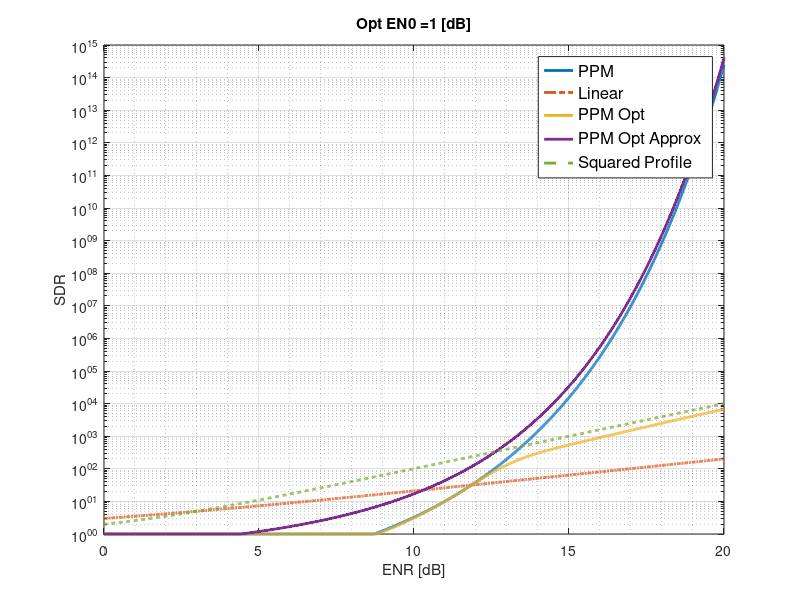

MATLAB code to generate this figure: (Note: this script raises an error after producing the figure.)
% compaer SDR Of PPM and Linear
clear all; close all; clc;
maxEN0 = 20;
optEN0 = 1;% [1 5 9 13 17];

for i=1:length(optEN0)
    EN0 = 0:0.01:maxEN0;
    EN0_lin = 10.^(EN0/10);
    beta = (13/8)^(1/3) * (EN0_lin.^(-5/6)) .* exp(EN0_lin/6);
    D_S = (13/8 + 2*(sqrt(2*beta.*EN0_lin) - 1).*exp(-EN0_lin.*(1 - 1./sqrt(2*beta.*EN0_lin)).^2))./((sqrt(beta.*EN0_lin) - 1/sqrt(2)).^4)...
        + exp(-beta.*EN0_lin)./(beta.^2);
    D_L = 2*beta.*sqrt(EN0_lin).*exp(-1*EN0_lin/2).*(1 + 3.*sqrt(2*pi./EN0_lin) + 12*exp(-1)./(beta.*sqrt(EN0_lin)) + ...
        8*exp(-1)./(sqrt(8*pi)*beta) + sqrt(8./(pi*EN0_lin)) + 12^(3/2) * exp(-3/2) ./(beta.*sqrt(32*pi*EN0_lin))) ...
        + sqrt(8*pi)*beta.*exp(-EN0_lin) .* (1 + 4*exp(-1) ./ (beta*sqrt(2*pi)));
    SDR_PPM = 1./(D_S + D_L);
    % D_S = 13/8 ./ (beta.*EN0_lin).^2;
    % D_L = 2*beta.*sqrt(EN0_lin).*exp(-1*EN0_lin/2);
    
    optEN0_Lin = 10^(optEN0(i)/10);
    beta = (13/8)^(1/3) * (optEN0_Lin.^(-5/6)) .* exp(optEN0_Lin/6);
    D_S_opt = (13/8 + 2*(sqrt(2*beta.*EN0_lin) - 1).*exp(-EN0_lin.*(1 - 1./sqrt(2*beta.*EN0_lin)).^2))./((sqrt(beta.*EN0_lin) - 1/sqrt(2)).^4)...
        + exp(-beta.*EN0_lin)./(beta.^2);
    D_L_opt = 2*beta.*sqrt(EN0_lin).*exp(-1*EN0_lin/2).*(1 + 3.*sqrt(2*pi./EN0_lin) + 12*exp(-1)./(beta.*sqrt(EN0_lin)) + ...
        8*exp(-1)./(sqrt(8*pi)*beta) + sqrt(8./(pi*EN0_lin)) + 12^(3/2) * exp(-3/2) ./(beta.*sqrt(32*pi*EN0_lin))) ...
        + sqrt(8*pi)*beta.*exp(-EN0_lin) .* (1 + 4*exp(-1) ./ (beta*sqrt(2*pi)));
    SDR_PPM_Opt = 1./(D_S_opt + D_L_opt);
    SDR_PPM_Opt_Approx = 0.283 * exp(EN0_lin/3) .* (EN0_lin.^(1/3));
    
    figure;semilogy(EN0,max(1,1./(D_S + D_L)),'LineWidth',2); hold on;
    semilogy(EN0,1 + 2*EN0_lin,'-.','LineWidth',2); hold on;
    semilogy(EN0,max(1,SDR_PPM_Opt),'-','LineWidth',2); hold on;
    semilogy(EN0,max(1,SDR_PPM_Opt_Approx),'.-','LineWidth',2); hold on;
    semilogy(EN0,(1 + EN0_lin .^ 2),'--','LineWidth',2)
    grid on; grid minor;
    xlabel('ENR [dB]'); ylabel('SDR');
    lgd = legend({'PPM','Linear','PPM Opt','PPM Opt Approx ','Squared Profile'},'FontSize',12);
    %     legend(lgd);
    title(strcat('Opt EN0 = ' ,num2str(optEN0(i)),' [dB]'));
end


%% M Linear Layers and 1 PPM
alpha = 0.005:0.005:10;
x = 0.005:0.005:10;
M = 2:1:30;
[xGrid,alphaGrid,Mgrid] = meshgrid(x,alpha,M);

cost_linear = (exp(alphaGrid)./xGrid) + ...
    0.5*(xGrid).*((exp(-2*alphaGrid).*(1 - exp(-alphaGrid.*Mgrid))./(1 - exp(-1*alphaGrid)))).*...
    (exp(alphaGrid*2) - 1).*...
    (1 + sqrt((1 + 4*exp(alphaGrid.*(2 + 1)))./(1 - exp(alphaGrid * 2)).^2));
E_PPM = 10^(8.8/10) * xGrid.*exp(-1*alphaGrid.*Mgrid);

[v,loc] = min(0.5*cost_linear(:) + E_PPM(:));
[ii,jj,k] = ind2sub(size(E_PPM),loc);
x_opt = x(jj); 
alpha_opt = alpha(ii); 
M_opt = 15; 
opt_cost_verify = 0.5 * (exp(alpha_opt)./x_opt) + ...
    0.25*(x_opt).*((exp(-2*alpha_opt).*(1 - exp(-alpha_opt.*(M_opt - 1)))./(1 - exp(-1*alpha_opt)))).*...
    (exp(alpha_opt*2) - 1).*...
    (1 + sqrt((1 + 4*exp(alpha_opt.*(2 + 1)))./(1 - exp(alpha_opt * 2)).^2)) + 10^(8.8/10) * x_opt.*exp(-1*alpha_opt.*M_opt);

[minEnergy_linear] = min(min(min(0.5*cost_linear + E_PPM)));


%% Second Option
% optimal PPM Energy for squared profile:
% First layer is linear and its energy is x1/2
% The second layer is with PPM - we optimize it for N0, and demand it to be greater than 1 on N_1

N1 = 0.005:0.005:300;

bestEnergy = 1e3;
useApprox = false;
for i=1:length(N1)
    N0 = N1(i):0.05:200;
    
    %% first layer energy
    E0 = 0.5/N1(i);
    
    %% PPM Energy
    
    if useApprox
        % approximation
        kappa = 0.283;
        E1 = N0 .* Lambert_W(((N1(i)./N0).^2 / kappa).^3);
    else
        % exact
        E1 = N0 .* inv_ppm_sdr(N0./N1(i),1);
    end
    
    % final optimization
    E_tot = E0(:) + E1(:);
    if min(E_tot) < bestEnergy
        bestEnergy = min(E_tot);
    end
    
    if mod(i,200) == 0
        disp(strcat('Minimal Energy is = ',num2str(bestEnergy)));
    end
end

disp(strcat('Minimal Energy is = ',num2str(bestEnergy)));


function EN0 = inv_ppm_sdr(ratio,val)

EN_Opt = -20:0.05:13;
EN_Opt_lin = 10.^(EN_Opt/10);

[EN_Opt_Mat,ratio_mat] = meshgrid(EN_Opt_lin(:),ratio(:));
EN_Eval = EN_Opt_Mat .* ratio_mat;

beta = (13/8)^(1/3) * (EN_Opt_Mat.^(-5/6)) .* exp(EN_Opt_Mat/6);

if min(min(beta .* EN_Eval)) < 1/2
    disp('The Approximation do not holds anymore!');
end
D_S_opt = (13/8 + 2*(sqrt(2*beta.*EN_Eval) - 1).*exp(-EN_Eval.*(1 - 1./sqrt(2*beta.*EN_Eval)).^2))./((sqrt(beta.*EN_Eval) - 1/sqrt(2)).^4)...
    + exp(-beta.*EN_Eval)./(beta.^2);
D_L_opt = 2*beta.*sqrt(EN_Eval).*exp(-1*EN_Eval/2).*(1 + 3.*sqrt(2*pi./EN_Eval) + 12*exp(-1)./(beta.*sqrt(EN_Eval)) + ...
    8*exp(-1)./(sqrt(8*pi)*beta) + sqrt(8./(pi*EN_Eval)) + 12^(3/2) * exp(-3/2) ./(beta.*sqrt(32*pi*EN_Eval))) ...
    + sqrt(8*pi)*beta.*exp(-EN_Eval) .* (1 + 4*exp(-1) ./ (beta*sqrt(2*pi)));
SDR_PPM_Opt = 1./(D_S_opt + D_L_opt);
% SDR_PPM_Opt = max(1,SDR_PPM_Opt);

[minVal,valIdx] = min(abs(SDR_PPM_Opt - val),[],2);
EN0 = EN_Opt_lin(valIdx);

end